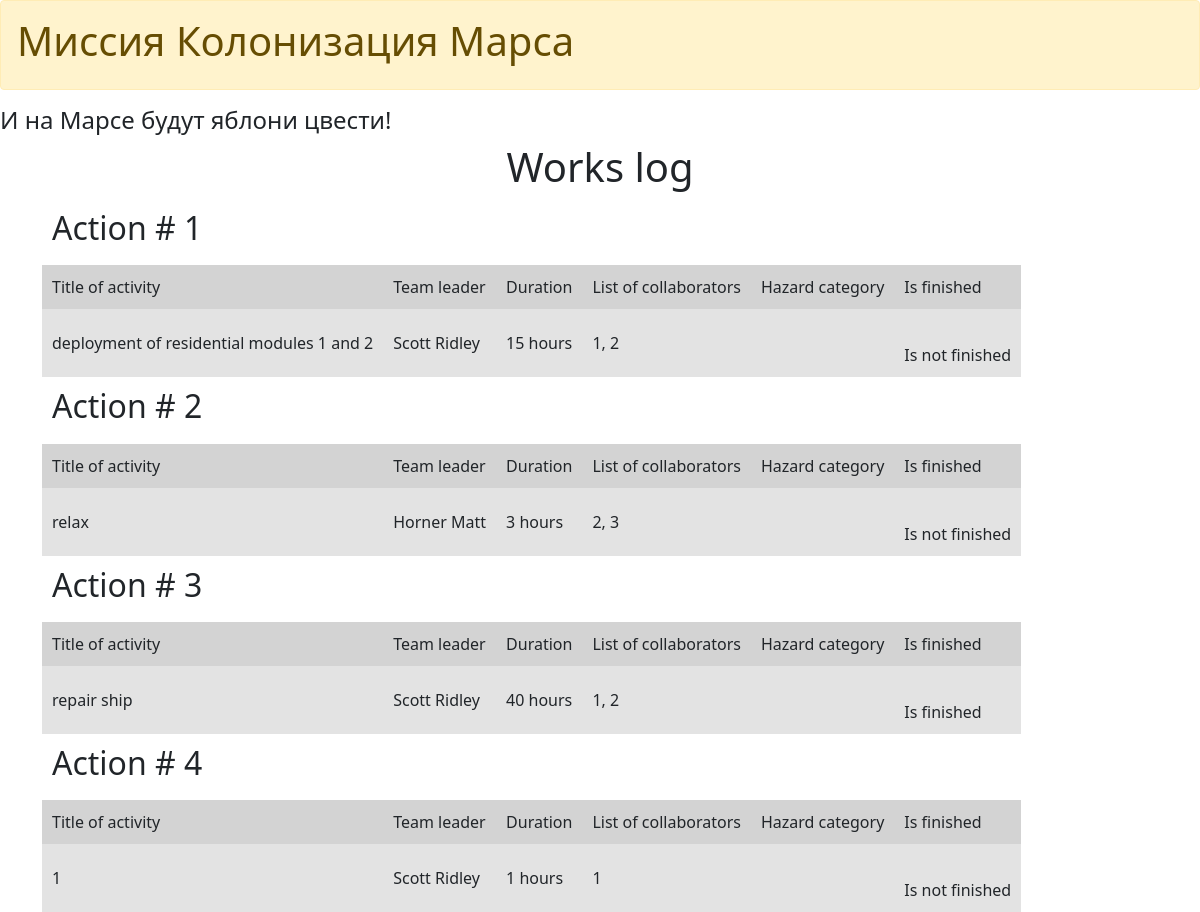
The page /journal on the database as committed earlier.
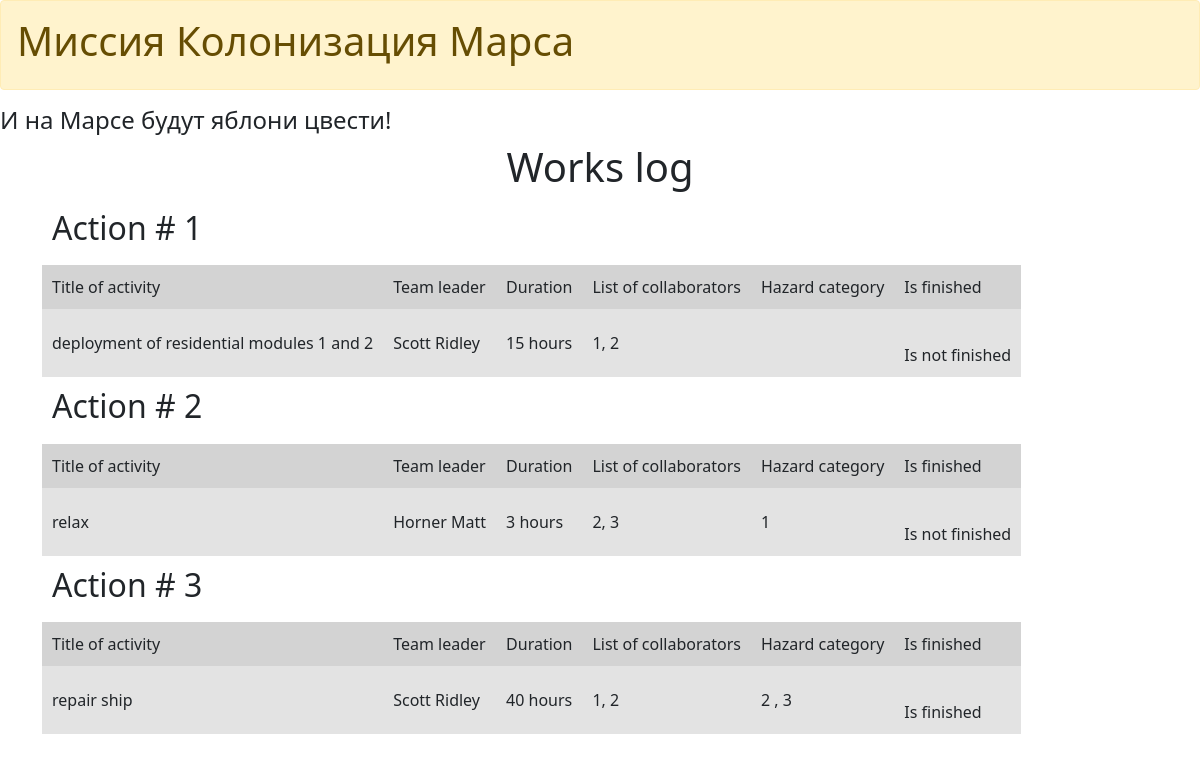
The same page on the database as committed later.
### data/jobs.py (models this page shows)
class Jobs(SqlAlchemyBase):
    __tablename__ = 'jobs'
    id = sqlalchemy.Column(sqlalchemy.Integer, primary_key=True,
                           autoincrement=True)
    team_leader = sqlalchemy.Column(sqlalchemy.Integer,
                                    sqlalchemy.ForeignKey("users.id"),
                                    nullable=True)
    job = sqlalchemy.Column(sqlalchemy.String, nullable=True)
    work_size = sqlalchemy.Column(sqlalchemy.Integer, nullable=True)
    collaborators = sqlalchemy.Column(sqlalchemy.String, nullable=True)
    start_date = sqlalchemy.Column(sqlalchemy.DateTime,
                                   default=datetime.datetime.now)
    end_date = sqlalchemy.Column(sqlalchemy.DateTime,
                                 default=datetime.datetime.now)
    is_finished = sqlalchemy.Column(sqlalchemy.Boolean, nullable=True)
    user = orm.relation('User')
    categories = orm.relation("Category",
                              secondary="association",
                              backref="jobs")

### data/users.py (models this page shows, shortened)
class User(SqlAlchemyBase):
    __tablename__ = 'users'
    id = sqlalchemy.Column(sqlalchemy.Integer, primary_key=True,
                           autoincrement=True)
    surname = sqlalchemy.Column(sqlalchemy.String, nullable=True)
    name = sqlalchemy.Column(sqlalchemy.String, nullable=True)
    age = sqlalchemy.Column(sqlalchemy.Integer, nullable=True)
    position = sqlalchemy.Column(sqlalchemy.String, nullable=True)
    speciality = sqlalchemy.Column(sqlalchemy.String, nullable=True)
    address = sqlalchemy.Column(sqlalchemy.String, nullable=True)
    email = sqlalchemy.Column(sqlalchemy.String, unique=True, nullable=True)
    hashed_password = sqlalchemy.Column(sqlalchemy.String, default='',
                                        nullable=True)
    modified = sqlalchemy.Column(sqlalchemy.DateTime,
                                 default=datetime.datetime.now, nullable=True)
    jobs = orm.relation("Jobs", back_populates='user')

### data/category.py (models this page shows)
class Category(SqlAlchemyBase):
    __tablename__ = 'category'
    id = sqlalchemy.Column(sqlalchemy.Integer, primary_key=True,
                           autoincrement=True)
    name = sqlalchemy.Column(sqlalchemy.String, nullable=True)

### main.py (the view)
@app.route('/journal')
def journal():
    db_sess = db_session.create_session()
    return render_template("journal.html", jobs=db_sess.query(Jobs).all())

### data/db_session.py (called while the page is built)
def create_session() -> Session:
    global __factory
    return __factory()

### templates/journal.html
{% extends "base.html" %}
{% block content %}
    <center>
        <h1>Works log</h1>
    </center>
    <table cellpadding="10">
    {% for item in jobs%}
    <tr>
        <td>
            <h2>Action # {{loop.index}}</h2>
        </td>
    </tr>
    <tr style="background: #D3D3D3">
        <td valign="center">Title of activity</td>
        <td valign="center">Team leader</td>
        <td valign="center">Duration</td>
        <td valign="center">List of collaborators</td>
        <td valign="center">Hazard category</td>
        <td valign="center">Is finished</td>
    </tr>
    <tr style="background: #E3E3E3">
        <td valign="center">{{item.job}}</td>
        <td valign="center">{{item.user.surname}} {{item.user.name}}</td>
        <td valign="center">{{item.work_size}} hours</td>
        <td valign="center">{{item.collaborators}}</td>
        <td valign="center">
            {% for i in item.categories %}
                {{ i.name }}
                {% if not loop.last %}
                    ,
                {% endif %}
            {% endfor %}
        </td>
        {% if item.is_finished == 1%}
            <td valign="center"><br/>Is finished<br/></td>
        {% elif item.is_finished == 0%}
            <td valign="center"><br/>Is not finished<br/></td>
        {% endif %}
    </tr>
    {% endfor %}
    </table>
{% endblock %}

### templates/base.html (shortened to what this page needs)
<!DOCTYPE html>
<html lang="en">
    <head>
        <link rel="stylesheet" href="https://cdn.jsdelivr.net/npm/bootstrap@5.0.0-beta1/dist/css/bootstrap.min.css">
    </head>
    <body>
        <div class="alert alert-warning" role="alert">
            <h1>Миссия Колонизация Марса</h1>
        </div>
    <h4>И на Марсе будут яблони цвести!</h4>
    <main role="main" class="container">
        {% block content %}{% endblock %}
    </main>
    </body>
</html>

Rows that differ between the two databases and show on the page:
removed Jobs: job "1", user.surname "Scott", user.name "Ridley", work_size "1", collaborators "1", is_finished "Is not finished"
added Category: name "1", shown under Jobs "relax"
added Category: name "2", shown under Jobs "repair ship"
added Category: name "3", shown under Jobs "repair ship"
